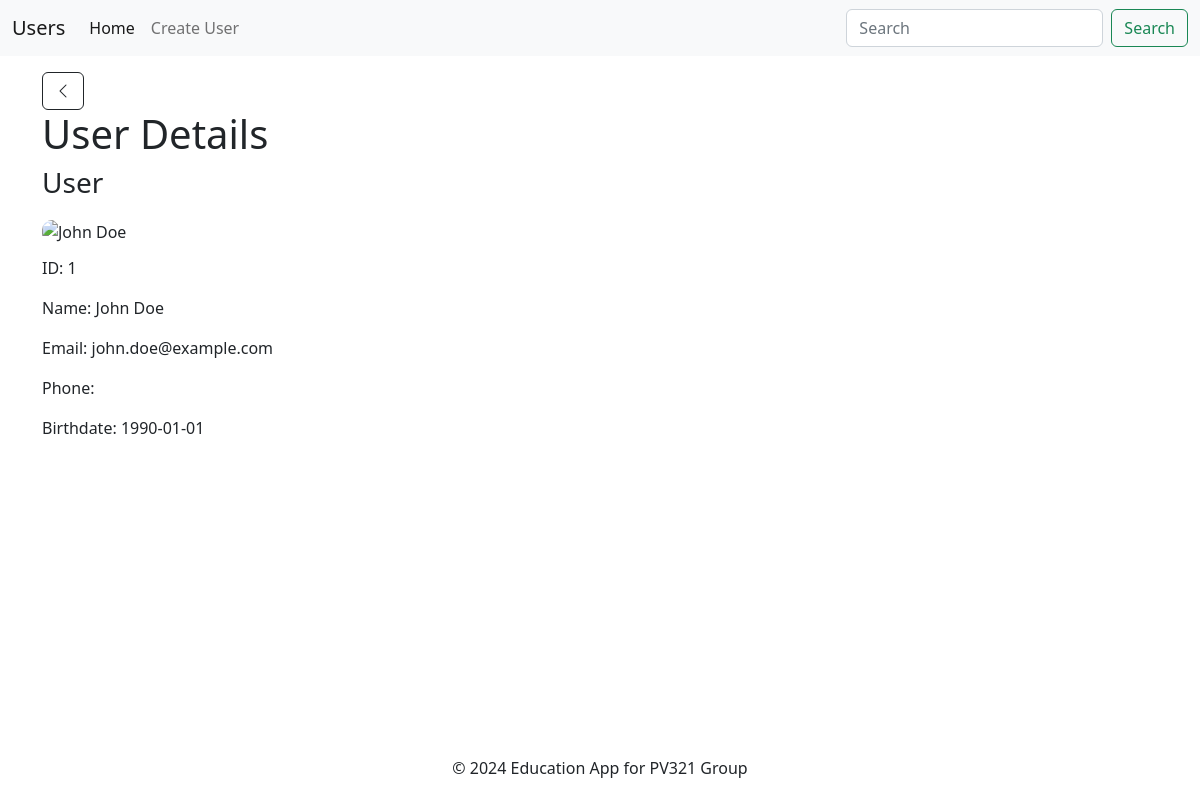
The page /users/details/1 on the database its author committed.
### users/models.py (models this page shows, shortened)
class User(models.Model):
    name = models.CharField(max_length=255)
    email = models.EmailField()
    birthdate = models.DateField()
    username = models.CharField(max_length=255)
    avatar = models.ImageField(upload_to="avatars/", blank=True, null=True)

### users/views.py (the view)
# urls.py: path("details/<int:id>", views.details),
def details(request, id):
    user = User.objects.get(id=id)
    return render(request, "details.html", {"user": user, "return_url": "/users/home"})

### users/templates/details.html
{% extends "_layout.html" %}
{% block header %}User Details{% endblock %}
{% block content %}
<div class="user-details">
    <h3>User</h3>
    <div>
        {% if user.avatar %}
        <img src="{{user.avatar.url}}" alt="{{user.name}}">
        {% else %}
        <img src="https://m.media-amazon.com/images/I/719uMEB4kiL._AC_UF1000,1000_QL80_.jpg" alt="{{user.name}}">
        {% endif %}
    </div>
    <p>ID: {{user.id}}</p>
    <p>Name: {{user.name}}</p>
    <p>Email: {{user.email}}</p>
    <p>Phone: {{user.phone}}</p>
    <p>Birthdate: {{user.birthdate | date:"Y-m-d"}}</p>
</div>
{% endblock %}

### users/static/style.css (style rules this page uses)
body { min-height: 100vh; display: flex; flex-direction: column; }
.user-details img, .user-edit-form img { height: 200px; width: auto; object-fit: contain; border-radius: 10px; margin: 12px 0; }

### rows shown on the page
User: id "1", name "John Doe", email "john.doe@example.com", birthdate "1990-01-01"
